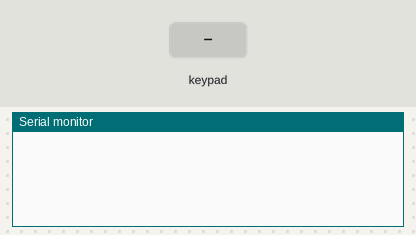
Simulated run of this sketch. Board: Arduino Uno, built with avr-gcc and run on an emulated ATmega328P. Shown: the last lines printed to the serial monitor. The inputs (shaded band) are chosen by the test bench.

Above: at 1.2 s.
1.3 s: key '1' pressed
At 1.9 s:
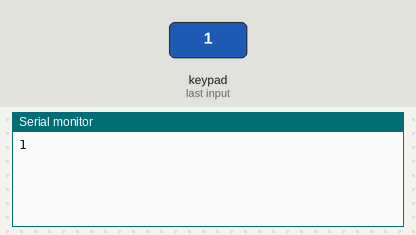
2.8 s: keypad keys 8 7 6 5 # pressed 0.4 s apart
At 5.7 s:
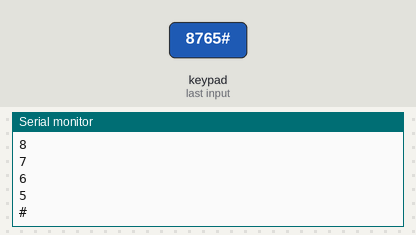
6.3 s: key '*' pressed
At 7.1 s:
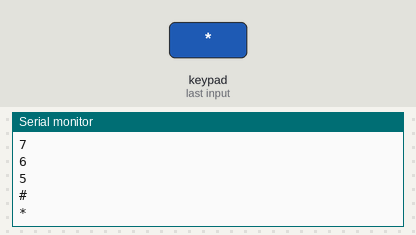
7.8 s: keypad keys 4 3 2 pressed 0.4 s apart
At 10.1 s:
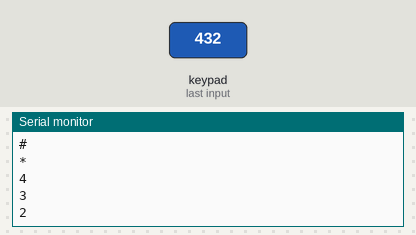
Timing chart, 0 to 11.5 s (numbered marks = the images above; inputs shaded):
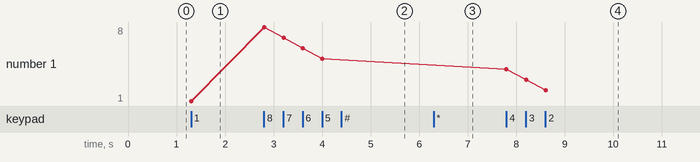

Measured:
- after the input at 1.3 s, the serial monitor: prints a new line at once (image 1)
- after the input at 2.8 s, the serial monitor: prints a new line at once (image 2)
- after the input at 6.3 s, the serial monitor: prints a new line at once (image 3)
- after the input at 7.8 s, the serial monitor: prints a new line at once (image 4)
- plotted number 1: 1 → 5 after the input at 2.8 s, 5 → 2 after the input at 7.8 s

The sketch:

keypad.ino
```cpp
#include <Keypad.h>
const byte ROWS = 4; // Define the number of rows on the keypad
const byte COLS = 3; // Define the number of columns on the keypad
char keys[ROWS][COLS] = { // Matrix defining character to return for each key
  {'1','2','3'},
  {'4','5','6'},
  {'7','8','9'},
  {'*','0','#'}
};
byte rowPins[ROWS] = {8, 7, 6, 5}; //connect to the row pins (R0-R3) of the keypad
byte colPins[COLS] = {4, 3, 2}; //connect to the column pins (C0-C2) of the keypad
//initialize an instance of class
Keypad keypad = Keypad( makeKeymap(keys), rowPins, colPins, ROWS, COLS );
int buzzer = 0;
void setup(){
  Serial.begin(9600);
  pinMode(buzzer, OUTPUT);
}

void loop(){
  char key = keypad.getKey();

  if (key){     // If key is pressed, send it to the Serial Monitor Window
    Serial.println(key);
  }
}


 
```
